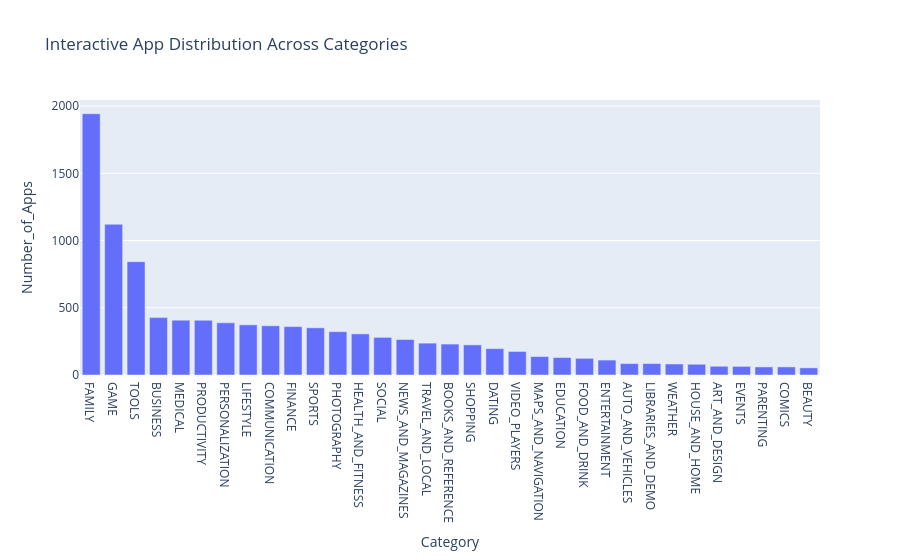

Source (notebook cell):
### Code cell
import plotly.express as px

category_data = (
    apps['Category']
    .value_counts()
    .reset_index()
)

category_data.columns = ['Category','Number_of_Apps']


fig = px.bar(
    category_data,
    x='Category',
    y='Number_of_Apps',
    title='Interactive App Distribution Across Categories'
)

fig.show()

### Figure 1 — Plotly figure (JSON) as saved in the notebook; plotly's stock layout.template omitted (floating-point values rounded to 4 significant figures)
{"data": [{"hovertemplate": "Category=%{x}<br>Number_of_Apps=%{y}<extra></extra>", "legendgroup": "", "marker": {"color": "#636efa", "pattern": {"shape": ""}}, "name": "", "orientation": "v", "showlegend": false, "textposition": "auto", "type": "bar", "x": ["FAMILY", "GAME", "TOOLS", "BUSINESS", "MEDICAL", "PRODUCTIVITY", "PERSONALIZATION", "LIFESTYLE", "COMMUNICATION", "FINANCE", "SPORTS", "PHOTOGRAPHY", "HEALTH_AND_FITNESS", "SOCIAL", "NEWS_AND_MAGAZINES", "TRAVEL_AND_LOCAL", "BOOKS_AND_REFERENCE", "SHOPPING", "DATING", "VIDEO_PLAYERS", "MAPS_AND_NAVIGATION", "EDUCATION", "FOOD_AND_DRINK", "ENTERTAINMENT", "AUTO_AND_VEHICLES", "LIBRARIES_AND_DEMO", "WEATHER", "HOUSE_AND_HOME", "ART_AND_DESIGN", "EVENTS", "PARENTING", "COMICS", "BEAUTY"], "xaxis": "x", "y": [1943, 1121, 843, 427, 408, 407, 388, 373, 366, 360, 351, 322, 306, 280, 264, 237, 230, 224, 196, 175, 137, 130, 124, 111, 85, 85, 82, 80, 65, 64, 60, 60, 53], "yaxis": "y"}], "layout": {"barmode": "relative", "legend": {"tracegroupgap": 0}, "title": {"text": "Interactive App Distribution Across Categories"}, "xaxis": {"anchor": "y", "domain": [0, 1], "title": {"text": "Category"}}, "yaxis": {"anchor": "x", "domain": [0, 1], "title": {"text": "Number_of_Apps"}}}}
